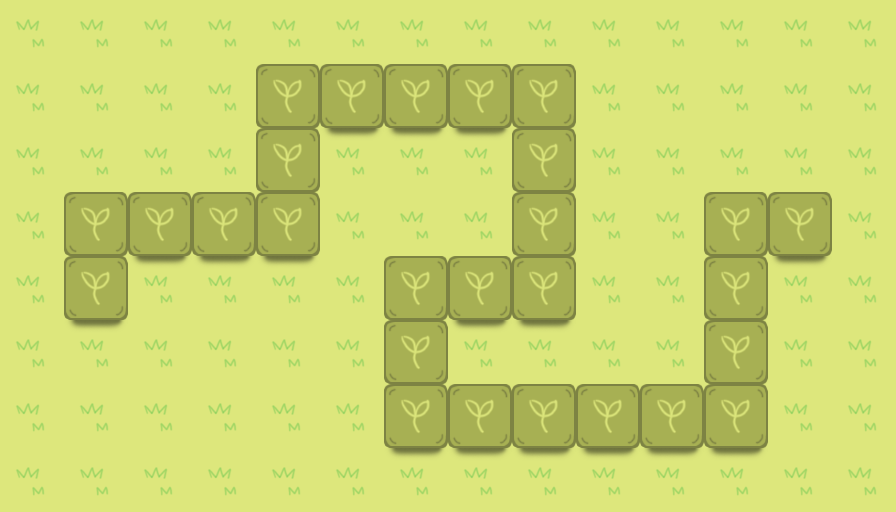

Rendered tile map (Tiled .tmx) drawn with the repository's tilesets; below, a short description and the map source with its tile grids summarised:
An orthogonal 14x8 tile map with 64x64 px tiles, 2 tile layers (bg, road) and 26 objects (9x waypoint, 8x hua, 4x lvjuan, 3x lanjuan, start, ...).

<map version="1.0" orientation="orthogonal" width="14" height="8" tilewidth="64" tileheight="64">
 <tileset firstgid="1" name="map" tilewidth="64" tileheight="64">
  <image source="map.png" width="512" height="512" />
 </tileset>
 <layer name="bg" width="14" height="8">
  <data>[112 cells, 112 non-empty, 2 distinct tile ids]</data>
 </layer>
 <layer name="road" width="14" height="8">
  <data>[112 cells, 27 non-empty, 1 distinct tile ids]</data>
 </layer>
 <objectgroup name="object" width="14" height="8">
  <object name="jam" type="lanjuan" x="128" y="192" />
  <object name="jam" type="lanjuan" x="320" y="256" />
  <object name="jam" type="hua" x="256" y="320" />
  <object name="jam" type="hua" x="320" y="320" />
  <object name="jam" type="lvjuan" x="128" y="448" />
  <object name="jam" type="lvjuan" x="256" y="512" />
  <object name="jam" type="hua" x="448" y="192" />
  <object name="jam" type="hua" x="448" y="256" />
  <object name="jam" type="hua" x="448" y="512" />
  <object name="jam" type="hua" x="576" y="384" />
  <object name="jam" type="hua" x="640" y="384" />
  <object name="jam" type="hua" x="704" y="192" />
  <object name="jam" type="lanjuan" x="768" y="192" />
  <object name="jam" type="lvjuan" x="768" y="448" />
  <object name="jam" type="lvjuan" x="576" y="256" />
  <object name="points0" type="start" x="96" y="288" />
  <object name="points1" type="waypoint" x="96" y="224" />
  <object name="points2" type="waypoint" x="288" y="224" />
  <object name="points3" type="waypoint" x="288" y="96" />
  <object name="points4" type="waypoint" x="544" y="96" />
  <object name="points5" type="waypoint" x="544" y="288" />
  <object name="points6" type="waypoint" x="416" y="288" />
  <object name="points7" type="waypoint" x="416" y="416" />
  <object name="points8" type="waypoint" x="736" y="416" />
  <object name="points9" type="waypoint" x="736" y="224" />
  <object name="points10" type="end" x="800" y="224" />
 </objectgroup>
</map>
